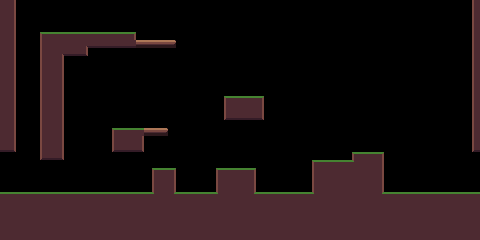

This game map was drawn from its Tiled (.tmx) file and the tilesets committed beside it. A one-line description and the trimmed map source follow:
An orthogonal 60x30 tile map with 8x8 px tiles, 3 tile layers (Level, Ground, Platforms), 2 tilesets.

<map version="1.10" tiledversion="1.11.0" orientation="orthogonal" renderorder="right-down" width="60" height="30" tilewidth="8" tileheight="8" infinite="0" nextlayerid="6" nextobjectid="1">
 <properties>
  <property name="unity:ignore" type="bool" value="true" />
 </properties>
 <tileset firstgid="1" source="placeholderTileset.tsx" />
 <tileset firstgid="16" source="simple_platforms.tsx" />
 <layer id="1" name="Level" width="60" height="30" opacity="0.58">
  <properties>
   <property name="unity:ignore" type="bool" value="true" />
  </properties>
  <data>[1800 cells, 585 non-empty, 1 distinct tile ids]</data>
 </layer>
 <layer id="2" name="Ground" width="60" height="30">
  <properties>
   <property name="MatchOutsideMap" type="bool" value="true" />
   <property name="OverflowBorder" type="bool" value="true" />
   <property name="unity:SortingLayer" value="Ground" />
   <property name="unity:layer" value="Ground" />
  </properties>
  <data>[1800 cells, 577 non-empty, 12 distinct tile ids]</data>
 </layer>
 <layer id="3" name="Platforms" width="60" height="30">
  <properties>
   <property name="unity:SortingLayer" value="Ground" />
   <property name="unity:layer" value="Platforms" />
  </properties>
  <data>[1800 cells, 8 non-empty, 2 distinct tile ids]</data>
 </layer>
</map>